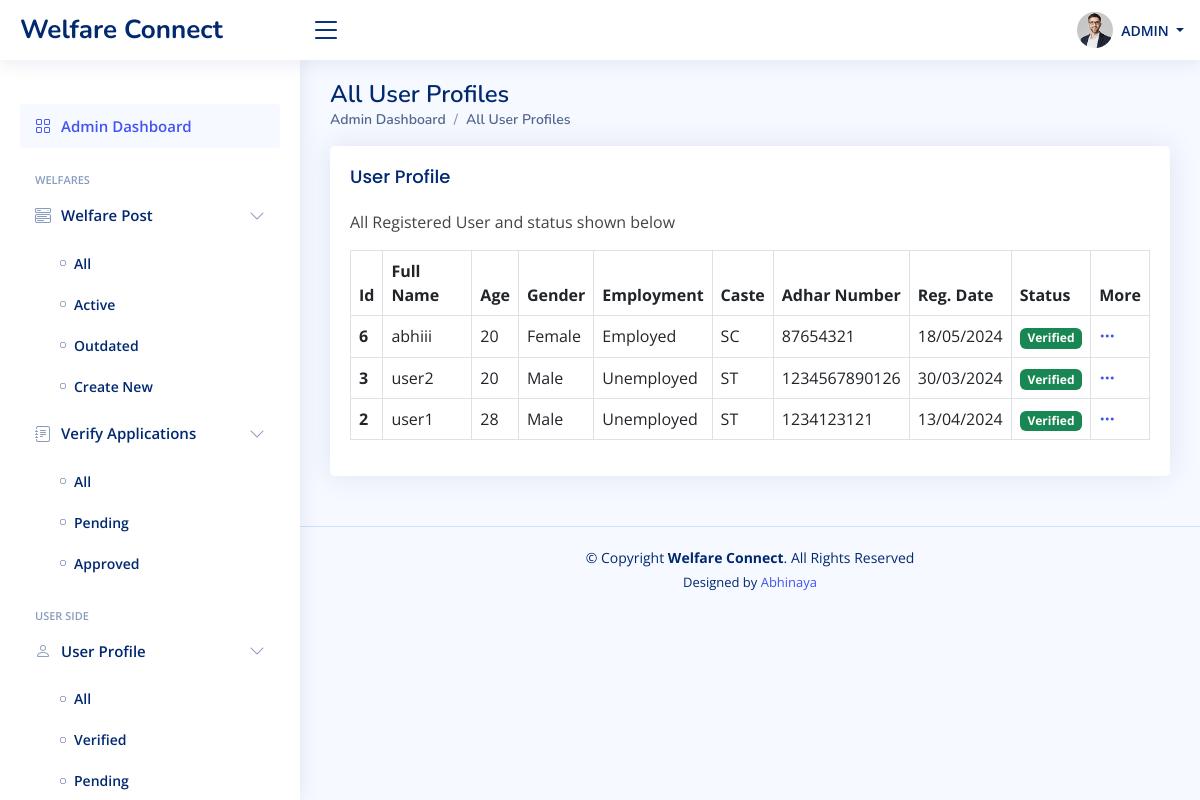
/app_admin/user_profile_verified/ (signed in), run on an earlier commit of the app's database.
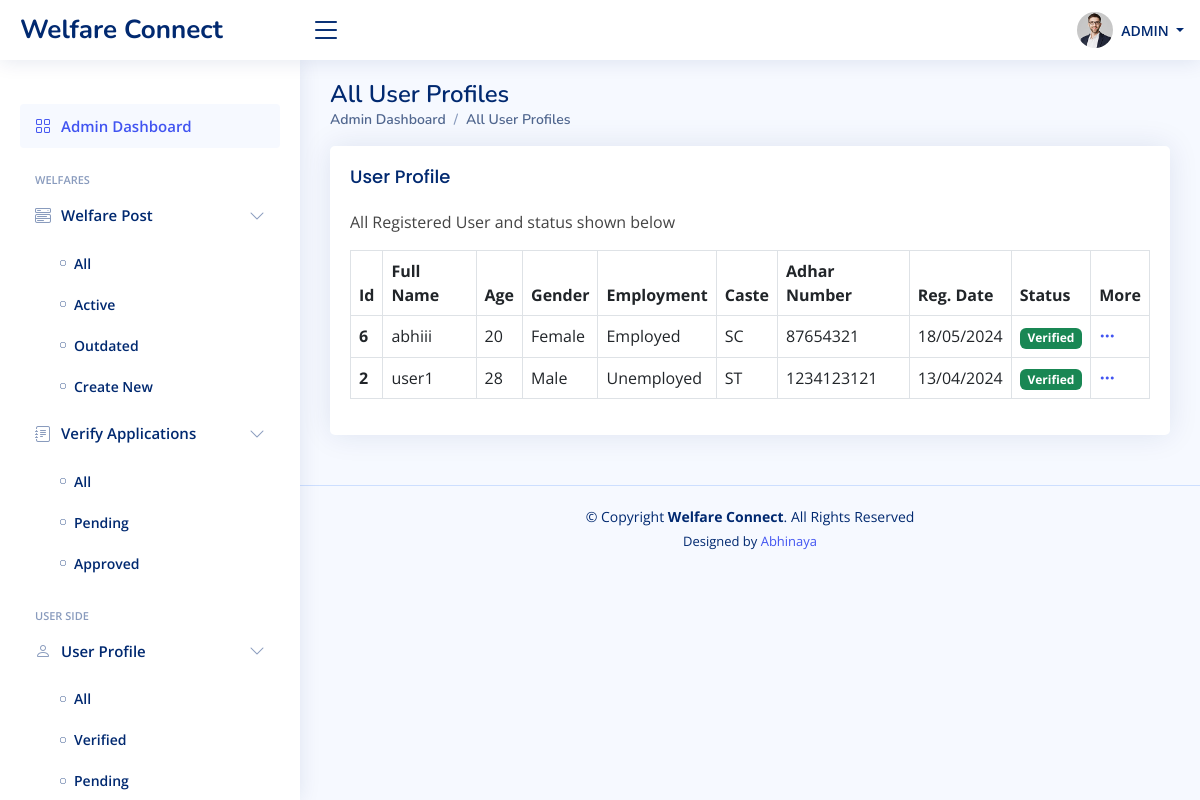
And on a later commit of the database.
### UserApp/models.py (models this page shows, shortened)
class CustomUser(AbstractUser):
   aadhar_no = models.CharField(max_length=12, unique=True)
   profile_img = models.ImageField(upload_to='profile_images/', blank=True, null=True)
   full_name = models.CharField(max_length=100, blank=True, null=True, default="")
   dob = models.DateField(blank=True, null=True, default=None)
   age = models.IntegerField(blank=True, null=True, default=0)
   GENDER_CHOICES = [
      ('M', 'Male'),
      ('F', 'Female'),
      ('O', 'Other'),
   ]
   gender = models.CharField(max_length=1, choices = GENDER_CHOICES, blank=True, null=True, default="")
   address = models.TextField(max_length=100, blank=True, null=True,)
   mobile_no = models.CharField(max_length=100, blank=True, null=True, default="")
   aadhar_img = models.ImageField(upload_to='aadhar_images/', blank=True, null=True)
   father = models.CharField(max_length=100, blank=True, null=True, default="")
   mother = models.CharField(max_length=255, blank=True, null=True, default="")
   MARITAL_STATUS_CHOICES = [
      ('S', 'Single'),
      ('M', 'Married'),
   ]
   marital_status = models.CharField(max_length=1, choices = MARITAL_STATUS_CHOICES, blank=True, null=True, default="")
   children_no = models.IntegerField(blank=True, null=True, default=0)
   EMPLOYMENT_STATUS_CHOICES = [
      ('Emp', 'Employed'),
      ('Unemp', 'Unemployed'),
      ('Self-emp', 'Self-employed'),
      ('Stud', 'Student'),
      ('Ret', 'Retired'),
   ]
   employment_status = models.CharField(max_length=10, choices=EMPLOYMENT_STATUS_CHOICES, blank=True, null=True, default="")
   OCCUPATION_CHOICES = [
        ('Government_Employee', 'Government Employee'),
        ('Accountant', 'Accountant'),
        ('Actor/Actress', 'Actor/Actress'),
        ('Architect', 'Architect'),
        ('Artist', 'Artist'),
        ('Baker', 'Baker'),
        ('Banker', 'Banker'),
        ('Barista', 'Barista'),
        ('Bartender', 'Bartender'),
        ('Biologist', 'Biologist'),
        ('Carpenter', 'Carpenter'),
        ('Chef', 'Chef'),
        ('Cleaner', 'Cleaner'),
        ('Computer_Programmer', 'Computer Programmer'),
        ('Dentist', 'Dentist'),
        ('Doctor', 'Doctor'),
        ('Electrician', 'Electrician'),
        ('Engineer', 'Engineer'),
        ('Farmer', 'Farmer'),
        ('Firefighter', 'Firefighter'),
        ('Fisherman', 'Fisherman'),
        ('Flight_Attendant', 'Flight Attendant'),
        ('Graphic_Designer', 'Graphic Designer'),
        ('Hairdresser', 'Hairdresser'),
        ('Journalist', 'Journalist'),
        ('Lawyer', 'Lawyer'),
        ('Librarian', 'Librarian'),
        ('Mechanic', 'Mechanic'),
        ('Musician', 'Musician'),
        ('Nurse', 'Nurse'),
        ('Pharmacist', 'Pharmacist'),
        ('Photographer', 'Photographer'),
        ('Pilot', 'Pilot'),
        ('Plumber', 'Plumber'),
        ('Police_Officer', 'Police Officer'),
        ('Professor', 'Professor'),
        ('Psychologist', 'Psychologist'),
        ('Real_Estate_Agent', 'Real Estate Agent'),
        ('Receptionist', 'Receptionist'),
        ('Scientist', 'Scientist'),
        ('Software_Developer', 'Software Developer'),
        ('Teacher', 'Teacher'),
        ('Truck_Driver', 'Truck Driver'),
        ('Veterinarian', 'Veterinarian'),
        ('Waiter/Waitress', 'Waiter/Waitress'),
        ('Writer', 'Writer'),
    ]
   occupation = models.CharField(max_length=100, choices=OCCUPATION_CHOICES, blank=True, null=True, default="")
   monthly_income = models.FloatField(blank=True, null=True, default=0)
   EDUCATION_CHOICES = [
        ('Primary', 'Primary School'),
        ('Secondary', 'Secondary School'),
        ('High', 'High School'),
        ('Dip', 'Diploma'),
        ("Bachelors", "Bachelor's Degree"),
        ("Masters", "Master's Degree"),
        ('Doctorate', 'Doctorate'),
    ]
   highest_education = models.CharField(max_length=15, choices=EDUCATION_CHOICES, blank=True, null=True, default="")
   highest_education_mark = models.FloatField(blank=True, null=True, default=0)
   CASTE_CHOICES = [
        ('SC', 'Scheduled Caste (SC)'),
        ('ST', 'Scheduled Tribe (ST)'),
        ('OBC', 'Other Backward Class (OBC)'),
        ('General', 'General'),
        ('Prefer_not_to_say', 'Prefer not to say'),
    ]
   caste = models.CharField(max_length=20, choices=CASTE_CHOICES, blank=True, null=True, default="")
   RELIGION_CHOICES = [
        ('Hin', 'Hinduism'),
        ('Isl', 'Islam'),
        ('Chr', 'Christianity'),
        ('Sik', 'Sikhism'),
        ('Bud', 'Buddhism'),
        ('Jai', 'Jainism'),
    ]
   religion = models.CharField(max_length=15, choices=RELIGION_CHOICES, blank=True, null=True, default="")
   DISABILITY_CHOICES = [
        ('Yes', 'Yes'),
        ('No', 'No'),
    ]
   has_disabilities = models.CharField(max_length=3, choices=DISABILITY_CHOICES, blank=True, null=True, default="")
   disabilities_specify = models.CharField(max_length=255, blank=True, null=True, default="_")
   bank_name = models.CharField(max_length=255, blank=True, null=True, default="")
   account_number = models.CharField(max_length=50, blank=True, null=True, default="")
   ifsc_code = models.CharField(max_length=20, blank=True, null=True, default="")
   identity_img = models.FileField(upload_to='identity_images/', blank=True, null=True )
   verified_flag = models.BooleanField(default=False)
   profile_updated_flag = models.BooleanField(default=False)
   reg_date = models.DateTimeField(auto_now_add=True)

### AdminApp/views.py (the view)
# urls.py: path('user_profile_verified/', views.UserProfileVerifiedView, name='user_profile_verified'),
@login_required(login_url='login')
def UserProfileVerifiedView(request):
    data = CustomUser.objects.filter(verified_flag=True).order_by('-id')
    context = {
        'data' : data,
    }
    html = 'AdminApp/UserProfile-Verified.html'
    return render(request, html, context)

### AdminApp/Templates/AdminApp/UserProfile-Verified.html (shortened to what the changed rows need)
{% extends 'Base.html' %}
{% load static %}
{% block main-content %}
{% if user.is_authenticated and user.is_superuser %}
<main id="main" class="main">
   <div class="pagetitle">
      <h1>All User Profiles</h1>
   </div>
   <section class="section dashboard">
      <div class="row">
         <div class="col-lg-12">
            <div class="row">
               <div class="col-12">
                  <div class="card">
                     <div class="card-body">
                        <table class="table table-bordered">
                           <thead>
                              <tr>
                                 <th scope="col">Id</th>
                                 <th scope="col">Full Name</th>
                                 <th scope="col">Age</th>
                                 <th scope="col">Gender</th>
                                 <th scope="col">Employment</th>
                                 <th scope="col">Caste</th>
                                 <th scope="col">Adhar Number</th>
                                 <th scope="col">Reg. Date</th>
                                 <th scope="col">Status</th>
                                 <th scope="col">More</th>
                              </tr>
                           </thead>
                           <tbody>
                              {% for i in data %}
                              {% if not i.is_superuser %}
                              <tr>
                                 <th scope="row">{{ i.id }}</th>
                                 <td>{{ i.full_name }}</td>
                                 <td>{{ i.age }}</td>
                                 <td>
                                    {% if i.gender == 'M' %}
                                    Male
                                    {% elif i.gender == 'F' %}
                                    Female
                                    {% elif i.gender == 'O' %}
                                    Other
                                    {% endif %}
                                 <td>
                                    {% if i.employment_status == 'Emp' %}
                                    Employed
                                    {% elif i.employment_status == 'Unemp' %}
                                    Unemployed
                                    {% elif i.employment_status == 'Self-emp' %}
                                    Self-employed
                                    {% elif i.employment_status == 'Stud' %}
                                    Student
                                    {% elif i.employment_status == 'Ret' %}
                                    Retired
                                    {% endif %}
                                 </td>
                                 <td>{{ i.caste }}</td>
                                 <td>{{ i.aadhar_no }}</td>
                                 <td>{{ i.reg_date | date:"d/m/Y" }}</td>
                                 <td>
                                    {% if i.verified_flag == True %}
                                    <span class="badge bg-success">Verified</span>
                                    {% else %}
                                    <span class="badge bg-danger">Pending</span>
                                    {% endif %}
                                 </td>
                                 <td>
                                    <a class="icon" href="#" data-bs-toggle="dropdown"><i
                                          class="bi bi-three-dots"></i></a>
                                 </td>
                              </tr>
                              {% endif %}
                              {% endfor %}
                           </tbody>
                        </table>
                     </div>
                  </div>
               </div>
            </div>
         </div>
      </div>
   </section>
</main>
{% endif %}
{% endblock main-content %}

What changed in the data, as far as the page shows it:
no longer on this page (row edited): CustomUser: id "3", full_name "user2", age "20", gender "Male", employment_status "Unemployed", caste "ST", aadhar_no "1234567890126", reg_date "30/03/2024", verified_flag "Verified"
